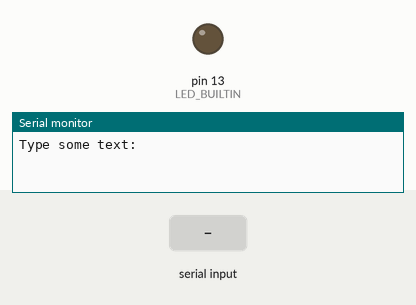
Simulated run of this sketch. Board: Arduino Uno, built with avr-gcc and run on an emulated ATmega328P. Shown: output pins drawn as LEDs (lit = HIGH), the last lines printed to the serial monitor. The test bench sets the inputs (shaded band).

Above: at 1.2 s.
1.3 s: "0" received over Serial
At 3.5 s:
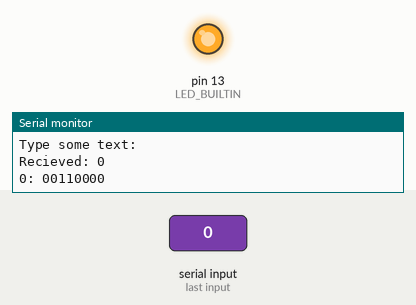
Timing chart, 0 to 7.6 s (numbered marks = the images above; inputs shaded):
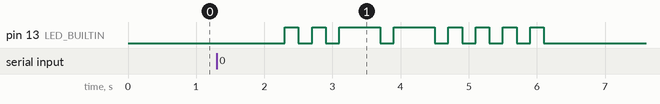

Measured:
- after the input at 1.3 s, pin 13 (LED_BUILTIN): LOW → HIGH after 1.0 s, → LOW 0.20 s later, → HIGH 0.20 s later, → LOW 0.20 s later, … (16 changes in this stretch)

The sketch:

InputToBinary.ino
```cpp
// Authored by:     Justin Joslin
// Created:         10-20-2026
// Last modified:   10-20-2026

// Runs ONLY ONE TIME when the board initializes.
void setup() {
  // Starts the communication between our computer and the arduino board
  Serial.begin(9600);

  // Establishes the LED as an output for our program
  pinMode(LED_BUILTIN, OUTPUT);

  // Prints the text into the Serial Monitor with a new line (enter) afterwards
  Serial.println("Type some text:");
}

// Runs continuously after the board has been ititialized
void loop() {

  // If the user has sent a message through the Serial Monitor
  if (Serial.available() > 0) {

    // Turns that message into a string we can manipulate later
    String user_input = Serial.readString();

    // Prints the text to the Serial Monitor without a new line so we can add more onto the same line
    Serial.print("Recieved: ");

    // Prints the text with a new line to the Serial Monitor (will print on the same line as the last print)
    Serial.println(user_input);

    // For every character (input_ch) in the user_input String
    for (char input_ch : user_input) {

      // Cast that character into an int, and save that to the variable ascii_value
      int ascii_value = static_cast<int>(input_ch);

      // Run the binary_value function (defined outside of the loop) to give us the binary value as a String
      String binary = binary_value(ascii_value);

      // Print out the charcater and its binary value to the Serial Monitor
      Serial.println(String(input_ch) + ": " + binary);

      // Runs the function that will flash the LED according to its binary value (defined outside of the loop)
      flash_binary(binary);
    }
  }
}

// Custom defined function that takes in a number and turns it into a binary string
String binary_value(int num) {

  // Will start at the last bit in the string (counts from 0 to 7)
  int pos = 7;

  // Define the binary string with 8 bits
  String binary_result = "00000000";

  // Loop until we have either wrote to all 8 bits or if the num variable (passed in through the function) is 0
  while(num != 0 && pos >= 0) {

    // Edit the string at 'pos' (starts at pos 7, the last number in the string)
    // Does bitwise & operation to get the value then converts it to a character
    binary_result[pos] = (num & 1) + '0';

    // Bitshift the number to the right
    num >>= 1;

    // Subtract one from 'pos' so we edit the next number in the string during the next loop
    pos--;
  }

  // Returns the result as a string
  return binary_result;
}

// Custom defined function that will make the LED flash based on the binary string passed into it
void flash_binary(String binary){

  // For every character (ch) in the binary string sequence
  for (char ch : binary) {

    // If it is 0, we want to do a short flash
    if(ch == '0'){
      // Turn on LED
      digitalWrite(LED_BUILTIN, HIGH);
      // Very short delay (200ms or 0.2 seconds)
      delay(200);
      // Turn off LED
      digitalWrite(LED_BUILTIN, LOW);

    // If it is anything else other than a zero (presumably a 1) we want to do a long flash
    } else {
      // Turn the LED on
      digitalWrite(LED_BUILTIN, HIGH);
      // Longer delay this time (600ms or 0.6 seconds)
      delay(600);
      //Turn the LED off
      digitalWrite(LED_BUILTIN, LOW);
    }
    // a 200ms or 0.2 second delay between every short OR long flash
    delay(200);
  }
}
```
